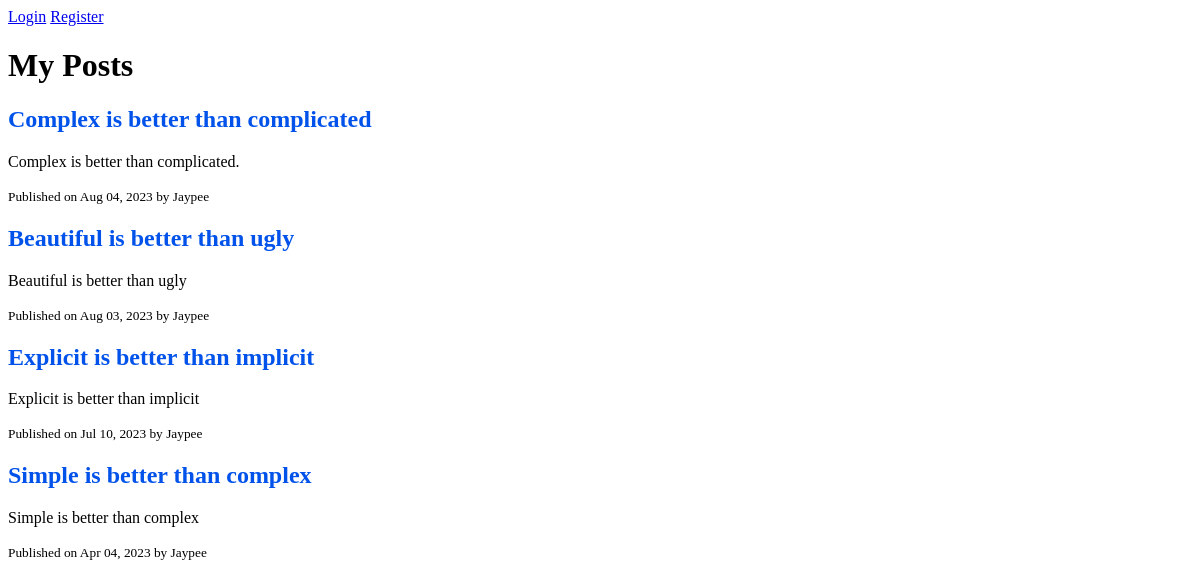
Before: / with the older database file.
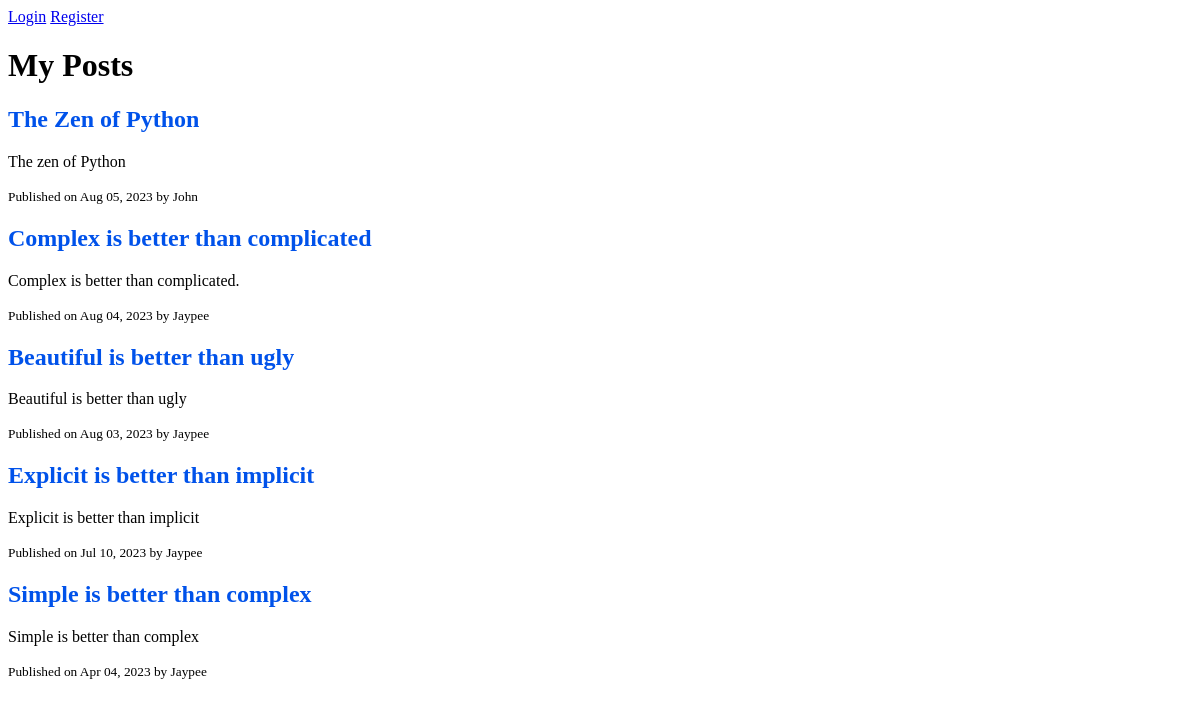
After: the same page with the newer database file.
### blog/models.py (models this page shows, shortened)
class Post(models.Model):
    title = models.CharField(max_length=120)
    content = models.TextField()
    published_at = models.DateTimeField(default=timezone.now)
    author = models.ForeignKey(User, on_delete=models.CASCADE)
    class Meta:
        ordering = ['-published_at']

### blog/views.py (the view)
# urls.py: path('', views.home, name='posts'),
def home(request):
    posts = Post.objects.all()
    context = {'posts' : posts}
    return render(request, 'blog/home.html', context)

### blog/templates/blog/home.html (shortened to what this page needs)
{% extends 'base.html' %}
{% block content %}
<h1>My Posts</h1>
   {% for post in posts%}
        <h2>{{post.title}}</h2>
        <p>{{ post.content }}</p>
        <small>Published on {{ post.published_at | date:"M d, Y"}} by {{ post.author | title}}</small>
   {% endfor %}
{% endblock %}

### templates/base.html (shortened to what this page needs)
{% load static %}
<!DOCTYPE html>
<html lang="en">
    <head>
        <link rel="stylesheet" href="{% static 'css/style.css' %}" />
    </head>
    <body>
        <header>
            {% if request.user.is_authenticated %}
                <a href="{% url 'posts' %}">My Posts</a>
                <a href="{% url 'post-create' %}">New Post</a>
                <span>Hi {{request.user.username | title}}</span>
                <a href="{% url 'logout' %}">Logout</a>
                {% else %}
                    <a href="{% url 'login' %}">Login</a>
                    <a href="{% url 'register' %}">Register</a>
            {% endif %}
        </header>
        <main>
        {% block content %}
        {% endblock %}
        </main>
    </body>
</html>

### static/css/style.css (style rules this page uses)
h2 { color:#0052EA }

Changed rows visible on the page:
added Post: title "The Zen of Python", content "The zen of Python", published_at "Aug 05, 2023", author "John"
